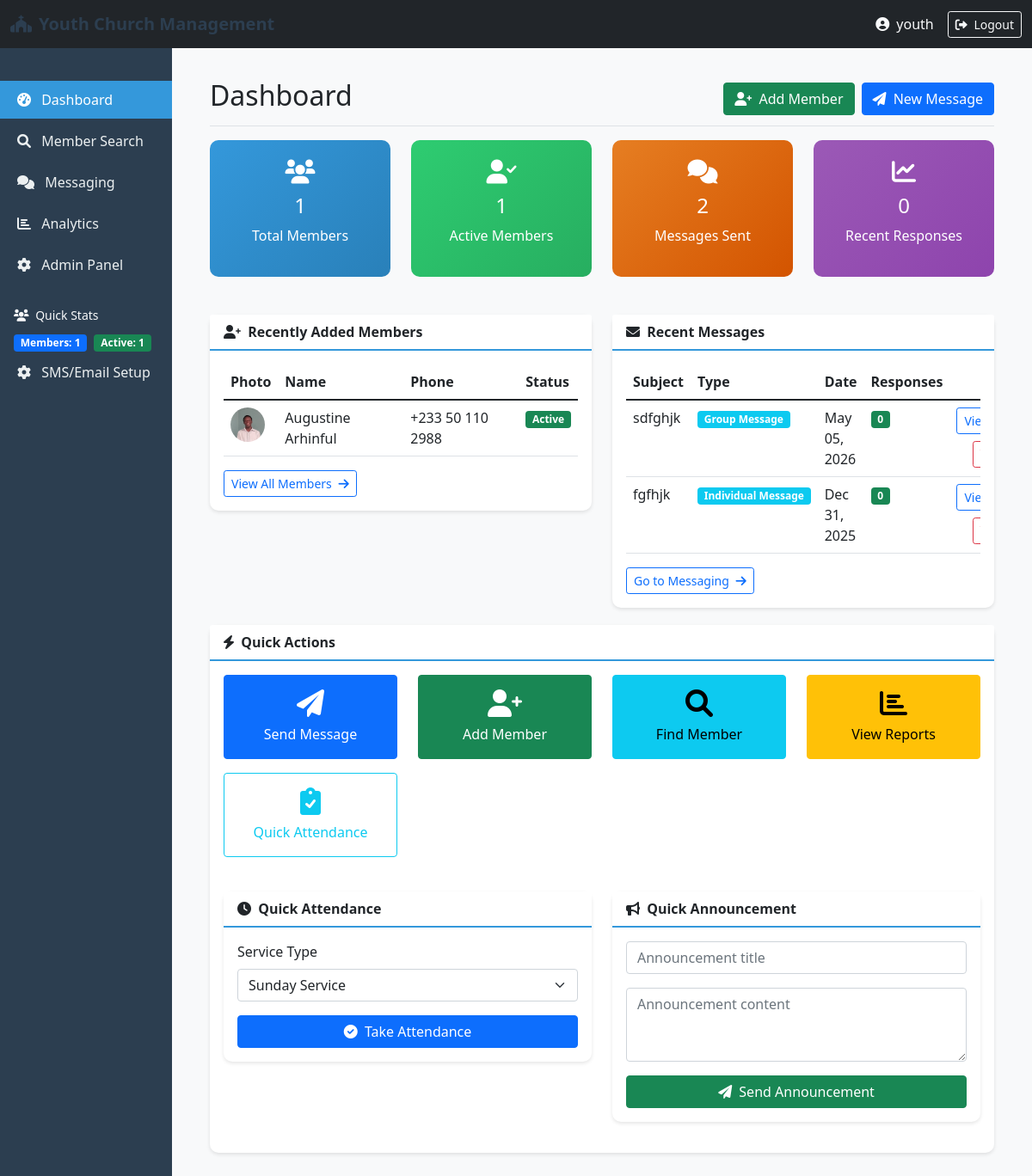
The app's page /portal/ (signed in), older data.
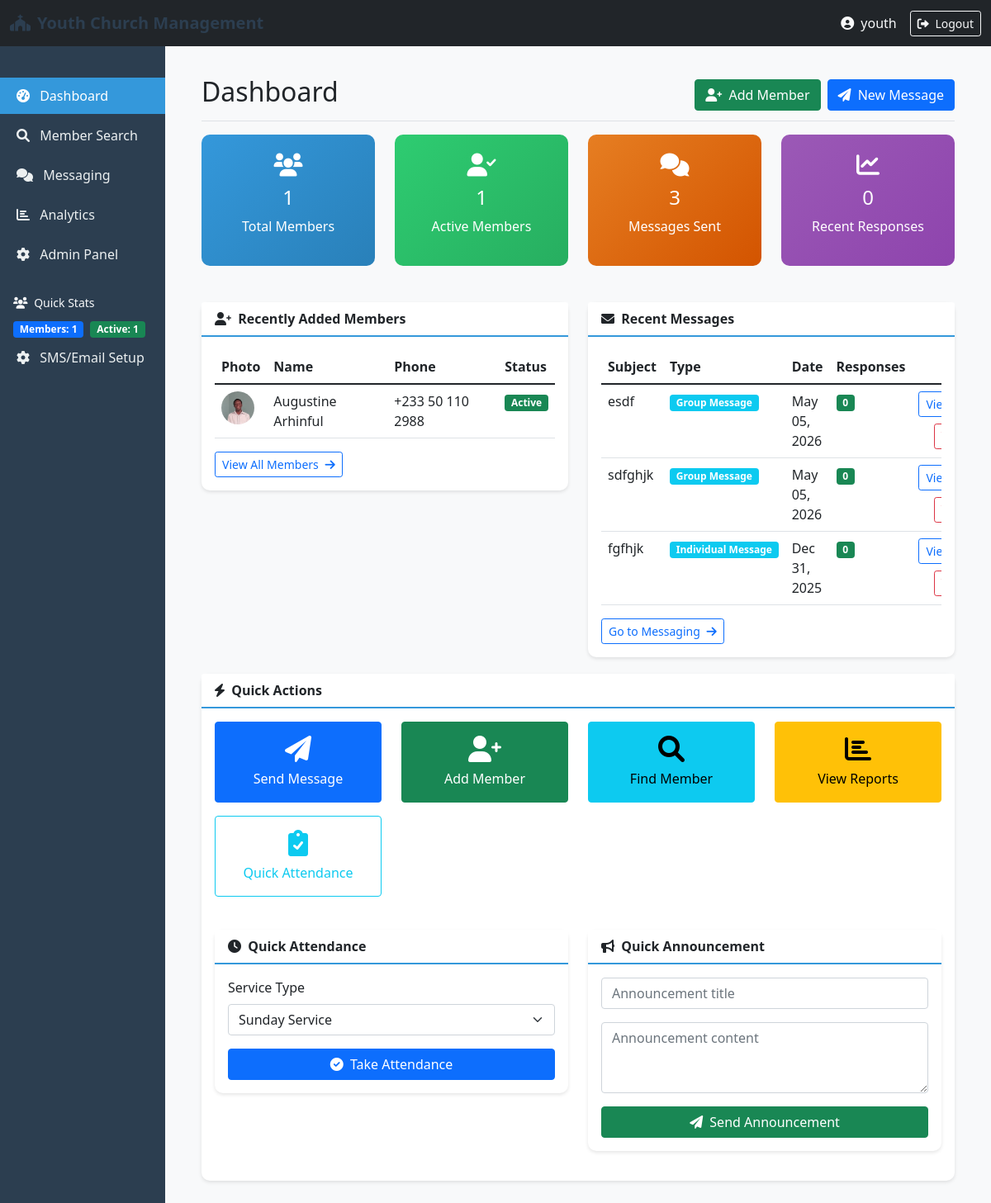
The same page, newer data.
### members/models.py (models this page shows, shortened)
class Member(models.Model):
    GENDER_CHOICES = [
        ('M', 'Male'),
        ('F', 'Female'),
        ('O', 'Other'),
    ]
    STATUS_CHOICES = [
        ('active', 'Active'),
        ('inactive', 'Inactive'),
        ('visitor', 'Visitor'),
        ('transferred', 'Transferred'),
    ]
    first_name = models.CharField(max_length=100, blank=True)
    last_name = models.CharField(max_length=100, blank=True)
    middle_name = models.CharField(max_length=100, blank=True)
    date_of_birth = models.DateField(null=True, blank=True)
    gender = models.CharField(max_length=1, choices=GENDER_CHOICES, blank=True)
    email = models.EmailField(unique=True, blank=True, null=True)
    phone_number = PhoneNumberField(unique=True, blank=True)
    alternate_phone = PhoneNumberField(blank=True)
    address = models.TextField(blank=True)
    city = models.CharField(max_length=100, blank=True)
    state = models.CharField(max_length=100, blank=True)
    postal_code = models.CharField(max_length=20, blank=True)
    date_joined = models.DateField(default=date.today, blank=True, null=True)
    baptism_date = models.DateField(null=True, blank=True)
    status = models.CharField(max_length=20, choices=STATUS_CHOICES, default='active', blank=True)
    department = models.CharField(max_length=100, blank=True)
    spiritual_gifts = models.TextField(blank=True)
    photo = models.ImageField(upload_to=member_photo_path, blank=True, null=True)
    emergency_contact_name = models.CharField(max_length=200, blank=True)
    emergency_contact_phone = PhoneNumberField(blank=True)
    emergency_contact_relationship = models.CharField(max_length=100, blank=True)
    occupation = models.CharField(max_length=100, blank=True)
    school = models.CharField(max_length=200, blank=True)
    talents = models.TextField(blank=True)
    notes = models.TextField(blank=True)
    created_at = models.DateTimeField(auto_now_add=True)
    updated_at = models.DateTimeField(auto_now=True)
    created_by = models.ForeignKey(User, on_delete=models.SET_NULL, null=True, related_name='members_created')
    updated_by = models.ForeignKey(User, on_delete=models.SET_NULL, null=True, blank=True, related_name='members_updated')
    class Meta:
        ordering = ['last_name', 'first_name']
        indexes = [
            models.Index(fields=['last_name', 'first_name']),
            models.Index(fields=['phone_number']),
            models.Index(fields=['email']),
            models.Index(fields=['status']),
        ]
    def full_name(self):
        return f"{self.first_name} {self.middle_name} {self.last_name}".strip()

### messaging/models.py (models this page shows, shortened)
class Message(models.Model):
    MESSAGE_TYPE_CHOICES = [
        ('broadcast', 'Broadcast to All'),
        ('group', 'Group Message'),
        ('individual', 'Individual Message'),
    ]
    id = models.UUIDField(primary_key=True, default=uuid.uuid4, editable=False)
    sender = models.ForeignKey(User, on_delete=models.CASCADE, related_name='sent_messages')
    message_type = models.CharField(max_length=20, choices=MESSAGE_TYPE_CHOICES, default='broadcast')
    subject = models.CharField(max_length=200)
    content = models.TextField()
    recipients = models.ManyToManyField(Member, related_name='received_messages', blank=True)
    is_broadcast = models.BooleanField(default=False)
    is_sent = models.BooleanField(default=False)
    is_delivered = models.BooleanField(default=False)
    created_at = models.DateTimeField(auto_now_add=True)
    scheduled_for = models.DateTimeField(null=True, blank=True)
    sent_at = models.DateTimeField(null=True, blank=True)
    sms_sent = models.BooleanField(default=False)
    whatsapp_sent = models.BooleanField(default=False)
    is_deleted = models.BooleanField(default=False)
    deleted_at = models.DateTimeField(null=True, blank=True)
    class Meta:
        ordering = ['-created_at']

### portal/views.py (the view)
        def wrapped_view(request, *args, **kwargs):
            if request.user.is_authenticated:
                try:
                    profile = request.user.userprofile
                    if getattr(profile, permission_name, False):
                        return view_func(request, *args, **kwargs)
                except:
                    pass
            return HttpResponseForbidden("You don't have permission to access this page.")

### portal/views.py (called while the page is built)
def staff_required(view_func):
    decorated_view_func = user_passes_test(
        lambda u: u.is_authenticated and u.is_staff,
        login_url='/accounts/login/'
    )(view_func)
    return decorated_view_func

def permission_required(permission_name):
    def decorator(view_func):
        def wrapped_view(request, *args, **kwargs):
            if request.user.is_authenticated:
                try:
                    profile = request.user.userprofile
                    if getattr(profile, permission_name, False):
                        return view_func(request, *args, **kwargs)
                except:
                    pass
            return HttpResponseForbidden("You don't have permission to access this page.")
        return wrapped_view
    return decorator

### templates/portal/dashboard.html (shortened to what the changed rows need)
{% extends 'base.html' %}
{% load static %}
{% block content %}
<div class="d-flex justify-content-between flex-wrap flex-md-nowrap align-items-center pt-3 pb-2 mb-3 border-bottom">
    <h1 class="h2">Dashboard</h1>
</div>
<div class="row">
    <div class="col-md-3">
        <div class="stat-card orange">
            <h3><i class="fas fa-comments"></i></h3>
            <h4>{{ total_messages }}</h4>
            <p>Messages Sent</p>
        </div>
    </div>
</div>
<div class="row mt-4">
    <div class="col-md-6">
        <div class="card">
            <div class="card-body">
                <div class="table-responsive">
                    <table class="table table-hover">
                        <thead>
                            <tr>
                                <th>Photo</th>
                                <th>Name</th>
                                <th>Phone</th>
                                <th>Status</th>
                            </tr>
                        </thead>
                        <tbody>
                            {% for member in recent_members %}
                            <tr style="cursor: pointer;" onclick="window.location='{% url 'member_detail' member.pk %}'">
                                <td>
                                    {% if member.photo %}
                                    <img src="{{ member.photo.url }}" class="profile-img-sm">
                                    {% else %}
                                    <img src="{% static 'images/default_profile.svg' %}" class="profile-img-sm">
                                    {% endif %}
                                </td>
                                <td>{{ member.full_name }}</td>
                                <td>{{ member.phone_number }}</td>
                                <td>
                                    <span class="badge {% if member.status == 'active' %}bg-success{% else %}bg-warning{% endif %}">
                                        {{ member.status|title }}
                                    </span>
                                </td>
                            </tr>
                            {% empty %}
                            <tr>
                                <td colspan="4" class="text-center">No members found</td>
                            </tr>
                            {% endfor %}
                        </tbody>
                    </table>
                </div>
            </div>
        </div>
    </div>
    <div class="col-md-6">
        <div class="card">
            <div class="card-body">
                <div class="table-responsive">
                    <table class="table table-hover">
                        <thead>
                            <tr>
                                <th>Subject</th>
                                <th>Type</th>
                                <th>Date</th>
                                <th>Responses</th>
                                <th></th>
                            </tr>
                        </thead>
                        <tbody>
                            {% for message in recent_messages %}
                            <tr>
                                <td>{{ message.subject|truncatechars:30 }}</td>
                                <td>
                                    <span class="badge {% if message.is_broadcast %}bg-primary{% else %}bg-info{% endif %}">
                                        {{ message.get_message_type_display }}
                                    </span>
                                </td>
                                <td>{{ message.created_at|date:"M d, Y" }}</td>
                                <td>
                                    <span class="badge bg-success">{{ message.responses.count }}</span>
                                </td>
                                    <td class="text-end">
                                        <div class="d-flex flex-wrap justify-content-end gap-2">
                                            <a href="{% url 'message_responses' message.id %}" class="btn btn-sm btn-outline-primary">
                                                View
                                            </a>
                                            <form method="post" action="{% url 'delete_message' message.id %}" onsubmit="return confirm('Delete this message and all related responses?');">
                                        <button type="submit" class="btn btn-sm btn-outline-danger">
                                        </button>
                                            </form>
                                        </div>
                                </td>
                            </tr>
                            {% empty %}
                            <tr>
                                <td colspan="5" class="text-center">No messages sent yet</td>
                            </tr>
                            {% endfor %}
                        </tbody>
                    </table>
                </div>
            </div>
        </div>
    </div>
</div>
{% endblock %}

Row changes from the older to the newer data that the page shows:
added Message: subject "esdf", message_type "Group Message", created_at "May 05, 2026", responses.count "0"
Text that changed along with them:
{{ total_messages }}: "2" → "3"
